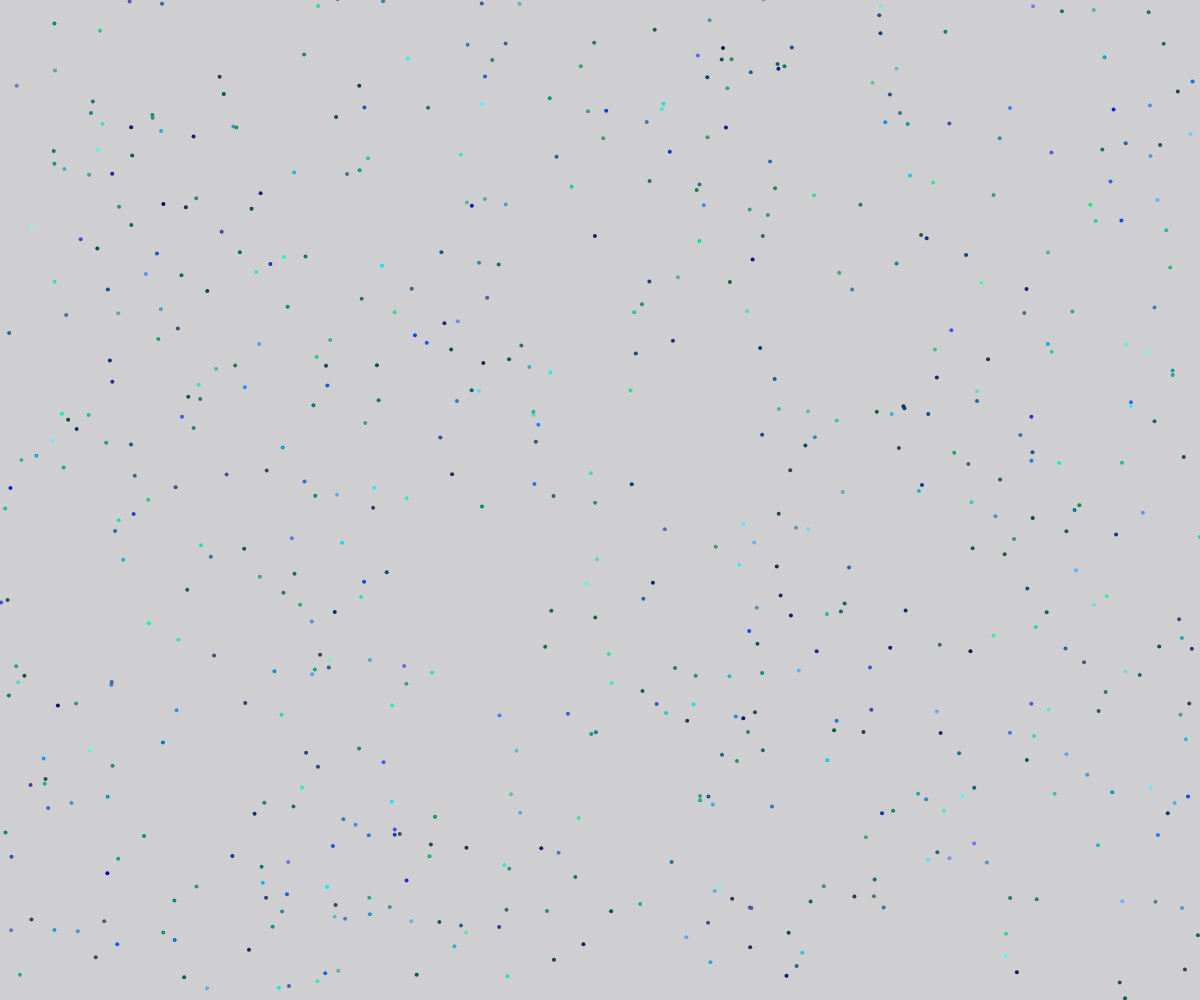
Frame 1 (no input)
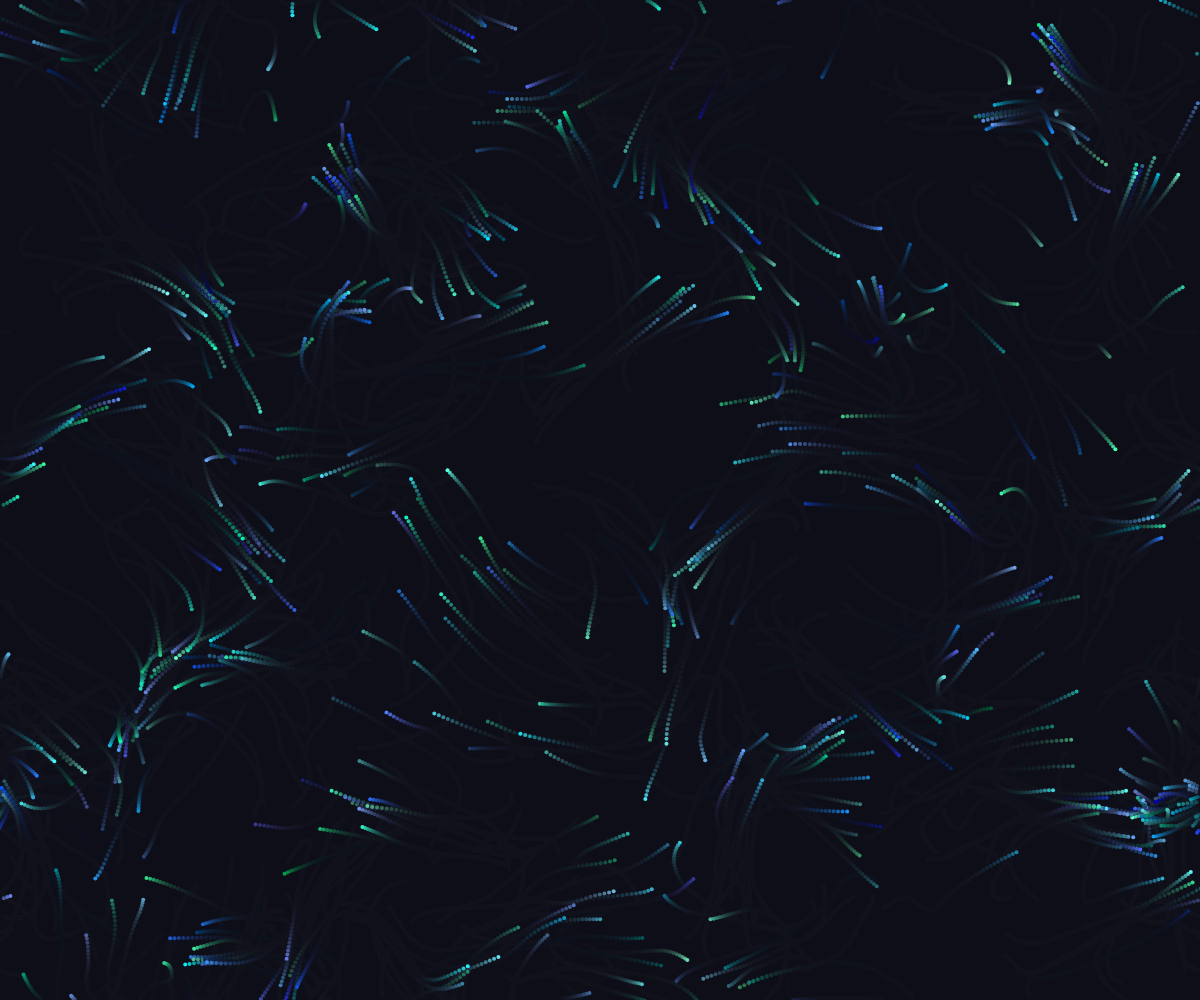
Frame 60 (no input)
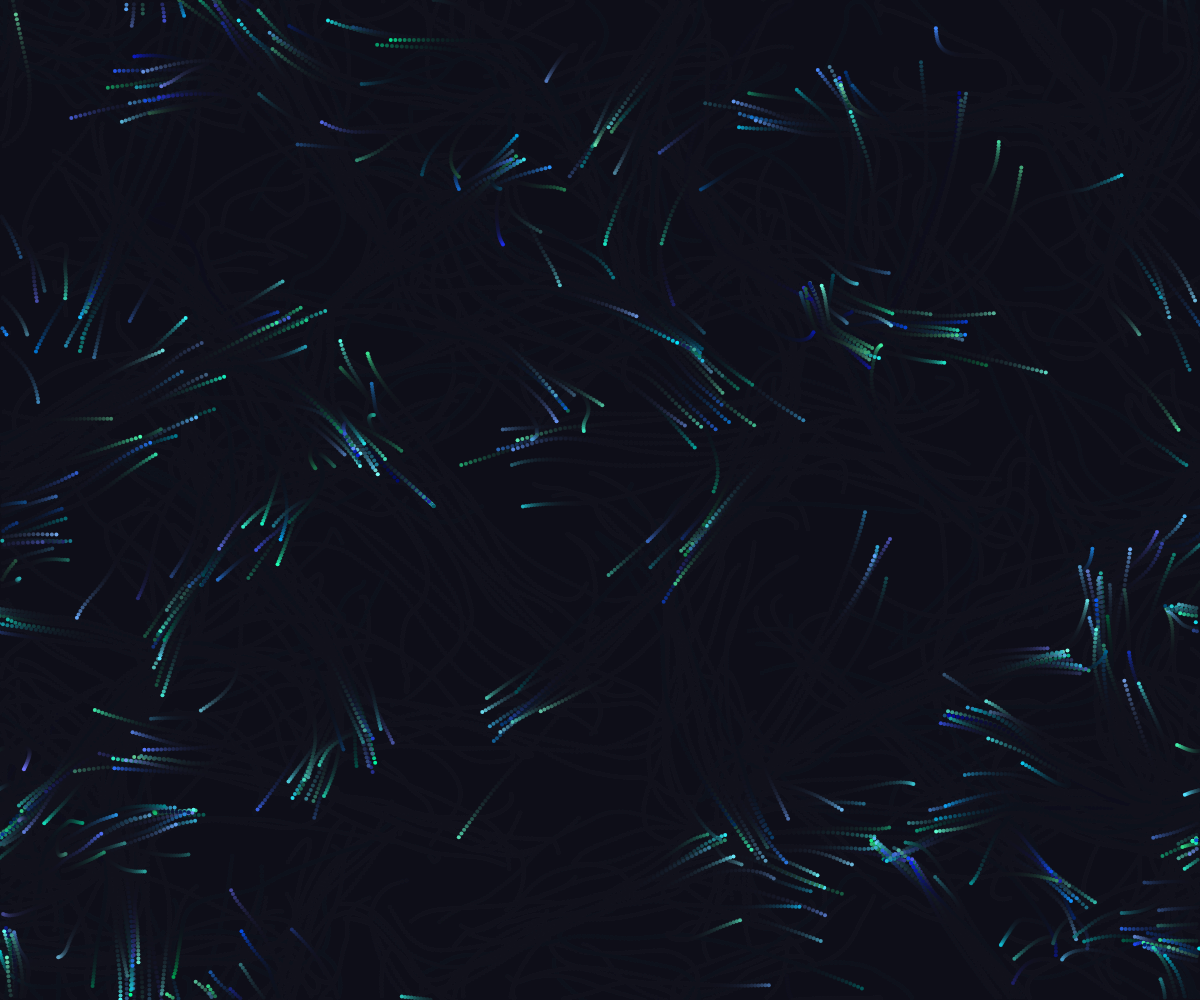
Frame 120 (the mouse pressed at the canvas centre since frame 60)

The p5.js sketch that drew these frames (run headless with seeded random() and noise() and a simulated clock; from frame 60 on, the mouse is pressed at the canvas centre):

// p5.js sketch
// ── sketch.js
const flock = [];
let alignSlider, cohesionSlider, separationSlider;
let trail = 0.2;
let quadTree;
let sTotal;

function setup(){
    colorMode(HSB,360,100,100,1);

    createCanvas(window.innerWidth, window.innerHeight);
    quadTree = new QuadTree(Infinity, 30, new Rect(0, 0, width, height));

    for(let i = 0; i < 600 ; i++){
        flock.push(new Boid());
    }
}

function draw() {

    quadTree.clear();
    for (const boid of flock) {
      quadTree.addItem(boid.position.x, boid.position.y, boid);
    }
    
    background(249,30,10,trail);
    for (let boid of flock) {
      boid.edges();
      boid.flock(flock);
      boid.update();
      boid.show();
    }  
  }
// ── boid.js
class Boid{
    constructor(){
        this.position = createVector(random(width), random(height));
        this.velocity  = p5.Vector.random2D();
        this.velocity.setMag(random(1, 5));
        this.acceleration = createVector();
        this.maxForce = 0.2;
        this.maxSpeed = 5;

		this.hue = random(150, 240);
		this.saturation = random(50, 100);
		this.brightness = random(30, 100);
    }

    edges(){
        if(this.position.x > width ){
            this.position.x = 0;
        } else if ( this.position.x < 0){
            this.position.x = width;
        }

        if(this.position.y > height ){
            this.position.y = 0;
        } else if ( this.position.y < 0){
            this.position.y = height;
        }
    }

    update() {
        this.position.add(this.velocity);
        this.velocity.add(this.acceleration);
        this.velocity.limit(this.maxSpeed);
    }

    align(){
        let perception = 100;
        let total = 0;
        let perceptionCount = 5;

        let steering = createVector();
        
        for( let other of quadTree.getItemsInRadius(this.position.x, this.position.y, perception, perceptionCount)){
            steering.add(other.velocity);
            total++;
        }

        if( total > 0 ){
            steering.div(total);
            steering.setMag(this.maxSpeed);
            steering.sub(this.velocity);
            steering.limit(this.maxForce);
        }

        return steering;
    }

    cohesion(){
        let perception = 100;
        let total = 0;
        let perceptionCount = 5;

        let steering = createVector();

        for( let other of quadTree.getItemsInRadius(this.position.x, this.position.y, perception, perceptionCount)){
            steering.add(other.position);
            total++;
        }

        if( total > 0 ){
            steering.div(total);
            steering.sub(this.position);
            steering.setMag(this.maxSpeed);
            steering.sub(this.velocity);
            steering.limit(this.maxForce);
        }

        return steering;
    }

    seperation(){
        let perception = 100;
        let total = 0;
        let perceptionCount = 5;

        let steering = createVector();

        for( let other of quadTree.getItemsInRadius(this.position.x, this.position.y, perception, perceptionCount)){
            let diff = p5.Vector.sub(this.position, other.position);
            let d = diff.x * diff.x + diff.y * diff.y;
            if (d === 0) continue;

            diff.div(d);
            steering.add(diff);
            total++;
        }

        if( total > 0 ){
            steering.div(total);
            
            steering.setMag(this.maxSpeed);
            steering.sub(this.velocity);
            steering.limit(this.maxForce);
        }

        return steering;
    }

    flock(boids){
        let alignment = this.align(boids);
        let cohesion = this.cohesion(boids);
        let separation = this.seperation(boids);
        
        this.acceleration = alignment;
        this.acceleration.add(cohesion);
        this.acceleration.add(separation);
    }

    show(){
        strokeWeight(4);
        stroke(this.hue, this.saturation, this.brightness);
        point(this.position.x, this.position.y);
    }
}
// ── quadTree.js
/*
 * Private class.
 * A container object used to hold user-defined data within a `QuadTreeBin`.
 * Stores it's position within the QuadTree domain.
 */
class QuadTreeItem {

    constructor(x, y, data) {
      this.x = x;
      this.y = y;
      this.data = data;
    }
  
  }
  
  
  
  /*
   * Private class.
   * A spatial region of a QuadTree containing 0 or more `QuadTreeItem` instances and 0 or more other `QuadTreeBin` instances.
   */
  class QuadTreeBin {
  
    /*
     * @param maxDepth The maximum number of permitted subdivisions.
     * @param maxItemsPerBin The maximum number of items in a single bin before it is subdivided.
     * @param extent A `Rect` instance specifying the bounds of this `QuadTreeBin` instance within the QuadTree domain.
     * @param depth For internal use only.
     */
    constructor(maxDepth, maxItemsPerBin, extent, depth = 0) {
      this.rect = extent.copy();
      this.bins = null;
      this.maxDepth = maxDepth;
      this.maxItemsPerBin = maxItemsPerBin;
      this.items = [];
      this.depth = depth;
    }
  
    /*
     * Check if a point is within the extent of a `QuadTreeBin` instance.
     * Returns true if so, false otherwise.
     * @param range Used to check if a point is within a radius of the extent border.
     */
    checkWithinExtent(x, y, range = 0) {
      return x >= this.rect.x - range && x < this.rect.x + this.rect.width + range &&
             y >= this.rect.y - range && y < this.rect.y + this.rect.height + range;
    }
  
    /*
     * Adds an item to the `QuadTreeBin`.
     * @param item An instance of `QuadTreeItem`.
     */
    addItem(item) {
      if (this.bins === null) {
        this.items.push(item);
        if (this.depth < this.maxDepth && this.items !== null && this.items.length > this.maxItemsPerBin)
          this.subDivide();
      } else {
        const binIndex = this._getBinIndex(item.x, item.y);
        if (binIndex != -1)
          this.bins[binIndex].addItem(item);
      }
    }
  
    /*
     * Returns a list of items from the bin within the specified radius of the coordinates provided.
     */
    getItemsInRadius(x, y, radius, maxItems) {
      const radiusSqrd = radius ** 2;
      let items = [];
  
      if (this.bins) {
        for (let b of this.bins)
          if (b.checkWithinExtent(x, y, radius))
            items.push(...b.getItemsInRadius(x, y, radius, maxItems));
      } else {
        for (let item of this.items) {
          const distSqrd = (item.x - x) ** 2 + (item.y - y) ** 2;
          if (distSqrd <= radiusSqrd)
            items.push({ distSqrd: distSqrd, data: item.data });
        }
      }
  
      return items;
    }
  
    /*
     * Split a `QuadTreeBin` into 4 smaller `QuadTreeBin`s.
     * Removes all `QuadTreeItem`s from the bin and adds them to the appropriate child bins.
     */
    subDivide() {
      if (this.bins !== null) return;
      this.bins = [];
      let w = this.rect.width * 0.5, h = this.rect.height * 0.5;
      for (let i = 0; i < 4; ++i)
        this.bins.push(new QuadTreeBin(this.maxDepth, this.maxItemsPerBin, new Rect(this.rect.x + i % 2 * w, this.rect.y + Math.floor(i * 0.5) * h, w, h), this.depth + 1));
  
      for (let item of this.items) {
        const binIndex = this._getBinIndex(item.x, item.y);
        if (binIndex != -1)
          this.bins[binIndex].addItem(item);
      }
  
      this.items = null;
    }
  
    /*
     * Renders the borders of the `QuadTreeBin`s within this `QuadTreeBin`.
     * For debugging purposes.
     */
    debugRender(renderingContext) {
      noFill();
      stroke('#aaa');
      strokeWeight(1);
      rect(this.rect.x, this.rect.y, this.rect.width, this.rect.height);
      if (this.bins)
        for (let b of this.bins)
          b.debugRender(renderingContext);
    }
  
    /*
     * Private.
     */
    _getBinIndex(x, y, range = 0) {
      if (!this.checkWithinExtent(x, y)) return -1;
      let w = this.rect.width * 0.5, h = this.rect.height * 0.5;
      let xx = Math.floor((x - this.rect.x) / w);
      let yy = Math.floor((y - this.rect.y) / h);
      return xx + yy * 2;
    }
  
  }
  
  
  
  /*
   * A public class representing a QuadTree structure.
   */
  class QuadTree {
  
    /*
     * @param maxDepth The maximum number of permitted subdivisions.
     * @param maxItemsPerBin The maximum number of items in a single bin before it is subdivided.
     * @param extent A `Rect` instance specifying the bounds of this `QuadTreeBin` instance within the QuadTree domain.
     */
    constructor(maxDepth, maxItemsPerBin, extent) {
      this.extent = extent.copy();
      this.maxDepth = maxDepth;
      this.maxItemsPerBin = maxItemsPerBin;
      this.clear();
    }
  
    /*
     * Remove all `QuadTreeItem`s and `QuadTreeBin`s from the QuadTree leaving it completely empty.
     */
    clear() {
      this.rootBin = new QuadTreeBin(this.maxDepth, this.maxItemsPerBin, new Rect(0, 0, this.extent.width, this.extent.height));
    }
  
    /*
     * Add an item at a specified position in the `QuadTree`.
     * @param x The x coordinate of the item.
     * @param y The y coordinate of the item.
     * @param item The user-defined data structure to store in the `QuadTree`.
     */
    addItem(x, y, item) {
      this.rootBin.addItem(new QuadTreeItem(x, y, item));
    }
  
    /*
     * Returns a list of items within the specified radius of the specified coordinates.
     */
    getItemsInRadius(x, y, radius, maxItems) {
      if (maxItems === undefined) {
        return this.rootBin.getItemsInRadius(x, y, radius);
      } else {
        return this.rootBin.getItemsInRadius(x, y, radius)
          .sort((a, b) => a.distSqrd - b.distSqrd)
          .slice(0, maxItems)
          .map(v => v.data);
     }
    }
  
    /*
     * Renders the borders of the `QuadTreeBin`s within this `QuadTree`.
     * For debugging purposes.
     */
    debugRender(renderingContext) {
      this.rootBin.debugRender(renderingContext);
    }
  
  }
// ── rect.js
class Rect {

    // By default, positioned at [0, 0] with a width and height of 1
    constructor(x = 0, y = 0, width = 1, height = 1) {
      this.x = x;
      this.y = y;
      this.width = width;
      this.height = height;
    }
  
    /*
     * Return a new rectangle instance with the same values
     */
    copy() {
      return new Rect(this.x, this.y, this.width, this.height);
    }
  
  }
  
